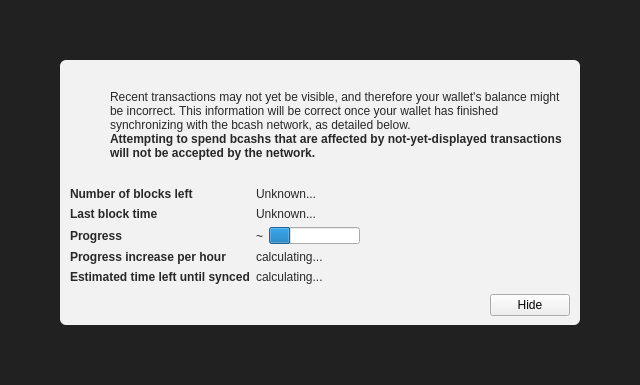
<?xml version="1.0" encoding="UTF-8"?>
<ui version="4.0">
 <class>ModalOverlay</class>
 <widget class="ModalOverlay" name="ModalOverlay">
  <property name="geometry">
   <rect>
    <x>0</x>
    <y>0</y>
    <width>640</width>
    <height>385</height>
   </rect>
  </property>
  <property name="windowTitle">
   <string>Form</string>
  </property>
  <layout class="QVBoxLayout" name="verticalLayout" stretch="0">
   <property name="sizeConstraint">
    <enum>QLayout::SetDefaultConstraint</enum>
   </property>
   <property name="leftMargin">
    <number>0</number>
   </property>
   <property name="topMargin">
    <number>0</number>
   </property>
   <property name="rightMargin">
    <number>0</number>
   </property>
   <property name="bottomMargin">
    <number>0</number>
   </property>
   <item>
    <widget class="QWidget" name="bgWidget" native="true">
     <property name="styleSheet">
      <string notr="true">#bgWidget { background: rgba(0,0,0,220); }</string>
     </property>
     <layout class="QVBoxLayout" name="verticalLayoutMain" stretch="1">
      <property name="leftMargin">
       <number>60</number>
      </property>
      <property name="topMargin">
       <number>60</number>
      </property>
      <property name="rightMargin">
       <number>60</number>
      </property>
      <property name="bottomMargin">
       <number>60</number>
      </property>
      <item>
       <widget class="QWidget" name="contentWidget" native="true">
        <property name="styleSheet">
         <string notr="true">#contentWidget { background: rgba(255,255,255,240); border-radius: 6px; }

QLabel { color: rgb(40,40,40);  }</string>
        </property>
        <layout class="QVBoxLayout" name="verticalLayoutSub" stretch="1,0,0,0">
         <property name="spacing">
          <number>0</number>
         </property>
         <property name="leftMargin">
          <number>10</number>
         </property>
         <property name="topMargin">
          <number>10</number>
         </property>
         <property name="rightMargin">
          <number>10</number>
         </property>
         <property name="bottomMargin">
          <number>10</number>
         </property>
         <item>
          <layout class="QHBoxLayout" name="horizontalLayoutIconText" stretch="0,1">
           <property name="topMargin">
            <number>20</number>
           </property>
           <item>
            <layout class="QVBoxLayout" name="verticalLayoutIcon">
             <property name="leftMargin">
              <number>0</number>
             </property>
             <item>
              <widget class="QPushButton" name="warningIcon">
               <property name="enabled">
                <bool>false</bool>
               </property>
               <property name="text">
                <string/>
               </property>
               <property name="icon">
                <iconset>
                 <normaloff>:/icons/warning</normaloff>
                 <disabledoff>:/icons/warning</disabledoff>:/icons/warning</iconset>
               </property>
               <property name="iconSize">
                <size>
                 <width>48</width>
                 <height>48</height>
                </size>
               </property>
               <property name="flat">
                <bool>true</bool>
               </property>
              </widget>
             </item>
             <item>
              <spacer name="verticalSpacerWarningIcon">
               <property name="orientation">
                <enum>Qt::Vertical</enum>
               </property>
               <property name="sizeHint" stdset="0">
                <size>
                 <width>20</width>
                 <height>40</height>
                </size>
               </property>
              </spacer>
             </item>
            </layout>
           </item>
           <item>
            <layout class="QVBoxLayout" name="verticalLayoutInfoText">
             <property name="leftMargin">
              <number>0</number>
             </property>
             <property name="topMargin">
              <number>0</number>
             </property>
             <item>
              <widget class="QLabel" name="infoText">
               <property name="text">
                <string>Recent transactions may not yet be visible, and therefore your wallet's balance might be incorrect. This information will be correct once your wallet has finished synchronizing with the bcash network, as detailed below.</string>
               </property>
               <property name="textFormat">
                <enum>Qt::RichText</enum>
               </property>
               <property name="wordWrap">
                <bool>true</bool>
               </property>
              </widget>
             </item>
             <item>
              <widget class="QLabel" name="infoTextStrong">
               <property name="font">
                <font>
                 <weight>75</weight>
                 <bold>true</bold>
                </font>
               </property>
               <property name="text">
                <string>Attempting to spend bcashs that are affected by not-yet-displayed transactions will not be accepted by the network.</string>
               </property>
               <property name="textFormat">
                <enum>Qt::RichText</enum>
               </property>
               <property name="wordWrap">
                <bool>true</bool>
               </property>
              </widget>
             </item>
             <item>
              <spacer name="verticalSpacerInTextSpace">
               <property name="orientation">
                <enum>Qt::Vertical</enum>
               </property>
               <property name="sizeHint" stdset="0">
                <size>
                 <width>20</width>
                 <height>40</height>
                </size>
               </property>
              </spacer>
             </item>
            </layout>
           </item>
          </layout>
         </item>
         <item>
          <spacer name="verticalSpacerAfterText">
           <property name="orientation">
            <enum>Qt::Vertical</enum>
           </property>
           <property name="sizeHint" stdset="0">
            <size>
             <width>20</width>
             <height>40</height>
            </size>
           </property>
          </spacer>
         </item>
         <item>
          <layout class="QFormLayout" name="formLayout">
           <property name="fieldGrowthPolicy">
            <enum>QFormLayout::FieldsStayAtSizeHint</enum>
           </property>
           <property name="horizontalSpacing">
            <number>6</number>
           </property>
           <property name="verticalSpacing">
            <number>6</number>
           </property>
           <property name="topMargin">
            <number>10</number>
           </property>
           <item row="0" column="0">
            <widget class="QLabel" name="labelNumberOfBlocksLeft">
             <property name="font">
              <font>
               <weight>75</weight>
               <bold>true</bold>
              </font>
             </property>
             <property name="text">
              <string>Number of blocks left</string>
             </property>
            </widget>
           </item>
           <item row="0" column="1">
            <widget class="QLabel" name="numberOfBlocksLeft">
             <property name="text">
              <string>Unknown...</string>
             </property>
            </widget>
           </item>
           <item row="1" column="0">
            <widget class="QLabel" name="labelLastBlockTime">
             <property name="font">
              <font>
               <weight>75</weight>
               <bold>true</bold>
              </font>
             </property>
             <property name="text">
              <string>Last block time</string>
             </property>
            </widget>
           </item>
           <item row="1" column="1">
            <widget class="QLabel" name="newestBlockDate">
             <property name="sizePolicy">
              <sizepolicy hsizetype="Maximum" vsizetype="Preferred">
               <horstretch>0</horstretch>
               <verstretch>0</verstretch>
              </sizepolicy>
             </property>
             <property name="text">
              <string>Unknown...</string>
             </property>
            </widget>
           </item>
           <item row="2" column="0">
            <widget class="QLabel" name="labelSyncDone">
             <property name="font">
              <font>
               <weight>75</weight>
               <bold>true</bold>
              </font>
             </property>
             <property name="text">
              <string>Progress</string>
             </property>
            </widget>
           </item>
           <item row="2" column="1">
            <layout class="QHBoxLayout" name="horizontalLayoutSync" stretch="0,1">
             <item>
              <widget class="QLabel" name="percentageProgress">
               <property name="text">
                <string notr="true">~</string>
               </property>
              </widget>
             </item>
             <item>
              <widget class="QProgressBar" name="progressBar">
               <property name="value">
                <number>24</number>
               </property>
               <property name="format">
                <string/>
               </property>
              </widget>
             </item>
            </layout>
           </item>
           <item row="4" column="0">
            <widget class="QLabel" name="labelProgressIncrease">
             <property name="font">
              <font>
               <weight>75</weight>
               <bold>true</bold>
              </font>
             </property>
             <property name="text">
              <string>Progress increase per hour</string>
             </property>
            </widget>
           </item>
           <item row="4" column="1">
            <widget class="QLabel" name="progressIncreasePerH">
             <property name="text">
              <string>calculating...</string>
             </property>
            </widget>
           </item>
           <item row="5" column="0">
            <widget class="QLabel" name="labelEstimatedTimeLeft">
             <property name="font">
              <font>
               <weight>75</weight>
               <bold>true</bold>
              </font>
             </property>
             <property name="text">
              <string>Estimated time left until synced</string>
             </property>
            </widget>
           </item>
           <item row="5" column="1">
            <widget class="QLabel" name="expectedTimeLeft">
             <property name="text">
              <string>calculating...</string>
             </property>
            </widget>
           </item>
          </layout>
         </item>
         <item>
          <layout class="QHBoxLayout" name="horizontalLayoutButtons">
           <property name="leftMargin">
            <number>10</number>
           </property>
           <property name="topMargin">
            <number>10</number>
           </property>
           <item>
            <spacer name="horizontalSpacer">
             <property name="orientation">
              <enum>Qt::Horizontal</enum>
             </property>
             <property name="sizeHint" stdset="0">
              <size>
               <width>40</width>
               <height>20</height>
              </size>
             </property>
            </spacer>
           </item>
           <item>
            <widget class="QPushButton" name="closeButton">
             <property name="text">
              <string>Hide</string>
             </property>
            </widget>
           </item>
          </layout>
         </item>
        </layout>
       </widget>
      </item>
     </layout>
    </widget>
   </item>
  </layout>
 </widget>
 <customwidgets>
  <customwidget>
   <class>ModalOverlay</class>
   <extends>QWidget</extends>
   <header>qt/modaloverlay.h</header>
   <container>1</container>
  </customwidget>
 </customwidgets>
 <resources/>
 <connections/>
</ui>
